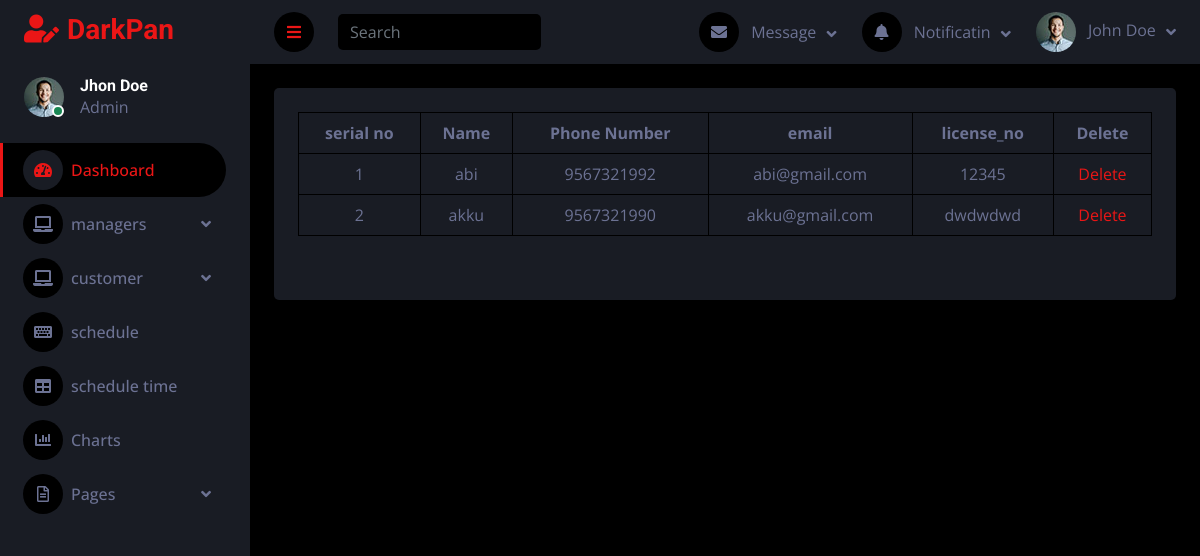
The app's page /list_customer with its own data.
### car_app/models.py (models this page shows, shortened)
class Customer_data(models.Model):
    user = models.ForeignKey(Login,on_delete= models.CASCADE)
    Name = models.CharField(max_length=100)
    phone_number = models.CharField(max_length=10)
    email=models.EmailField()
    license_no = models.CharField(max_length=8)

### car_app/views_admin.py (the view)
# urls.py: path('list_customer',views_admin.customer_data_list,name='list_of_customer'),
def customer_data_list(request):
    custm_data_list = Customer_data.objects.all()
    return render(request,'admin_page/customer_list.html',{'custm_data_list':custm_data_list})

### templates/admin_page/customer_list.html
{% extends "admin_page/admin.html" %}
{% block manager_list %}
<table class="table table-bordered">
    <thead>
      <tr>
        <th scope="row">serial no</th>
        <th scope="col">Name</th>
        <th scope="col">Phone Number</th>
        <th scope="col">email</th>
        <th scope="col">license_no </th>
        <th scope="col">Delete</th>
      </tr>
    </thead>
    <tbody>
        {% for c_list in custm_data_list  %}
      <tr>
        <td>{{forloop.counter}}
        </td>
            <td>{{c_list.Name}}</td>
            <td>{{c_list.phone_number}}</td>
            <td>{{c_list.email}}</td>
            <td>{{c_list.license_no}}</td>
            <td><a href="{% url 'delete_customer_data' c_list.id %}">Delete</a></td>
      </tr>
{% endfor %}
{% endblock %}

### static/s_temp/css/style_d.css (style rules this page uses)
:root { --primary: #EB1616; --secondary: #191C24; --light: #6C7293; --dark: #000000; }

### records on screen
Customer_data: Name "abi", phone_number "9567321992", email "abi@gmail.com", license_no "12345"
Customer_data: Name "akku", phone_number "9567321990", email "akku@gmail.com", license_no "dwdwdwd"
